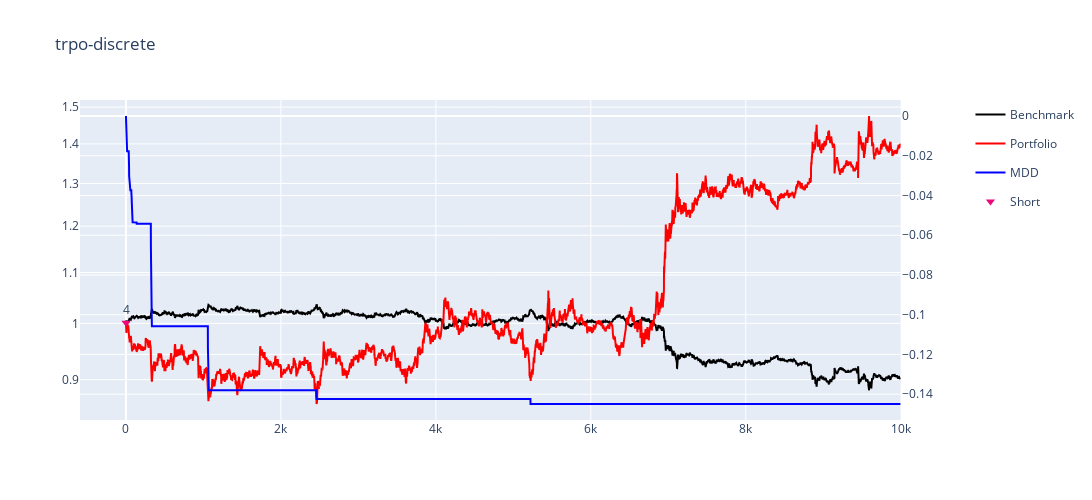

The cell this chart's notebook holds for it:
### Code cell
# res = evaluate('../data/btc23clean.csv', 'btc23')
alter_test = False
evaluate(f'../data/{dataset_test}-{alter_test if alter_test else TEST if TEST else "full"}.csv', dataset_test)

### Figure 1 — Plotly figure (JSON) as saved in the notebook; plotly's stock layout.template omitted (floating-point values rounded to 4 significant figures; data arrays with more than 128 entries replaced by an {"elided": "..."} marker saying what was removed)
{"data": [{"legendgroup": "1", "marker": {"color": "black", "size": 42}, "name": "Benchmark", "type": "scatter", "x": {"elided": "10000 int values"}, "y": {"elided": "10000 float values"}}, {"marker": {"color": "red", "size": 42}, "name": "Portfolio", "type": "scatter", "x": {"elided": "10000 int values"}, "y": {"elided": "10000 float values"}}, {"marker": {"color": "blue", "size": 42}, "name": "MDD", "type": "scatter", "x": {"elided": "10000 int values"}, "y": {"elided": "10000 float values"}, "yaxis": "y2"}, {"marker": {"color": "#0e874a", "size": 8, "symbol": "triangle-up"}, "mode": "markers+text", "name": "Long", "text": [], "textposition": "top center", "type": "scatter", "x": [], "y": []}, {"marker": {"color": "#ed077a", "size": 8, "symbol": "triangle-down"}, "mode": "markers+text", "name": "Short", "text": ["4"], "textposition": "top center", "type": "scatter", "x": [1], "y": [1.001]}, {"marker": {"color": "#0776ed", "size": 6, "symbol": "circle"}, "mode": "markers+text", "name": "Close", "text": [], "textposition": "top center", "type": "scatter", "x": [], "y": []}], "layout": {"autosize": false, "height": 500, "title": {"text": "trpo-discrete"}, "width": 1300, "xaxis": {"anchor": "y", "domain": [0, 0.94]}, "yaxis": {"anchor": "x", "domain": [0, 1], "type": "log"}, "yaxis2": {"anchor": "x", "overlaying": "y", "side": "right"}}}
